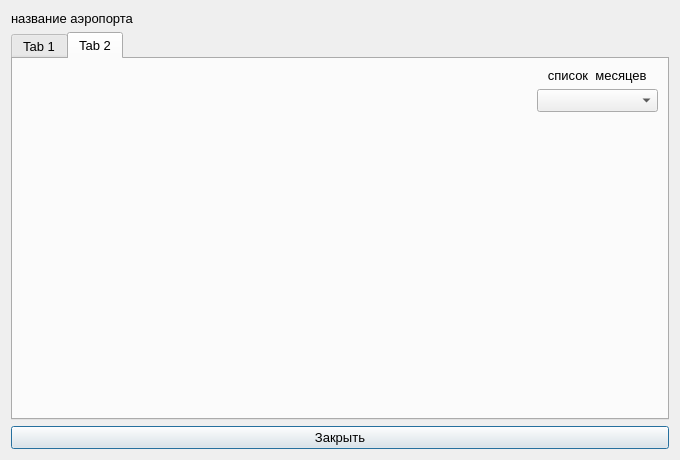
<?xml version="1.0" encoding="UTF-8"?>
<ui version="4.0">
 <class>AirportCongestion</class>
 <widget class="QDialog" name="AirportCongestion">
  <property name="enabled">
   <bool>true</bool>
  </property>
  <property name="geometry">
   <rect>
    <x>0</x>
    <y>0</y>
    <width>680</width>
    <height>460</height>
   </rect>
  </property>
  <property name="minimumSize">
   <size>
    <width>680</width>
    <height>460</height>
   </size>
  </property>
  <property name="windowTitle">
   <string>Dialog</string>
  </property>
  <layout class="QVBoxLayout" name="verticalLayout_3">
   <item>
    <widget class="QLabel" name="lb_AirportName">
     <property name="font">
      <font>
       <pointsize>10</pointsize>
      </font>
     </property>
     <property name="text">
      <string>название аэропорта</string>
     </property>
    </widget>
   </item>
   <item>
    <widget class="QTabWidget" name="tabWidget">
     <property name="sizePolicy">
      <sizepolicy hsizetype="Expanding" vsizetype="Expanding">
       <horstretch>0</horstretch>
       <verstretch>0</verstretch>
      </sizepolicy>
     </property>
     <property name="font">
      <font>
       <pointsize>10</pointsize>
      </font>
     </property>
     <property name="currentIndex">
      <number>1</number>
     </property>
     <widget class="QCustomPlot" name="tab_AirportTrafficYear">
      <attribute name="title">
       <string>Tab 1</string>
      </attribute>
      <layout class="QVBoxLayout" name="verticalLayout">
       <item>
        <layout class="QGridLayout" name="gridLayout_1"/>
       </item>
      </layout>
     </widget>
     <widget class="QCustomPlot" name="tab_AirportTrafficMonth">
      <attribute name="title">
       <string>Tab 2</string>
      </attribute>
      <layout class="QVBoxLayout" name="verticalLayout_4">
       <item>
        <layout class="QGridLayout" name="gridLayout_2">
         <item row="2" column="1">
          <spacer name="verticalSpacer">
           <property name="orientation">
            <enum>Qt::Orientation::Vertical</enum>
           </property>
           <property name="sizeHint" stdset="0">
            <size>
             <width>20</width>
             <height>40</height>
            </size>
           </property>
          </spacer>
         </item>
         <item row="1" column="1">
          <widget class="QComboBox" name="cb_months"/>
         </item>
         <item row="1" column="0">
          <spacer name="horizontalSpacer">
           <property name="orientation">
            <enum>Qt::Orientation::Horizontal</enum>
           </property>
           <property name="sizeHint" stdset="0">
            <size>
             <width>40</width>
             <height>20</height>
            </size>
           </property>
          </spacer>
         </item>
         <item row="0" column="1">
          <widget class="QLabel" name="lb_months">
           <property name="minimumSize">
            <size>
             <width>0</width>
             <height>0</height>
            </size>
           </property>
           <property name="font">
            <font>
             <pointsize>10</pointsize>
            </font>
           </property>
           <property name="text">
            <string>   список  месяцев   </string>
           </property>
          </widget>
         </item>
        </layout>
       </item>
      </layout>
     </widget>
    </widget>
   </item>
   <item>
    <widget class="QPushButton" name="pb_Close">
     <property name="font">
      <font>
       <pointsize>10</pointsize>
      </font>
     </property>
     <property name="text">
      <string>Закрыть</string>
     </property>
    </widget>
   </item>
  </layout>
 </widget>
 <customwidgets>
  <customwidget>
   <class>QCustomPlot</class>
   <extends>QWidget</extends>
   <header>D:/source/Homework_CPP-16/Cross-platform_development_on_Qt/Final_work_Airport_Inspector/qcustomplot.h</header>
   <container>1</container>
  </customwidget>
 </customwidgets>
 <resources/>
 <connections/>
</ui>
